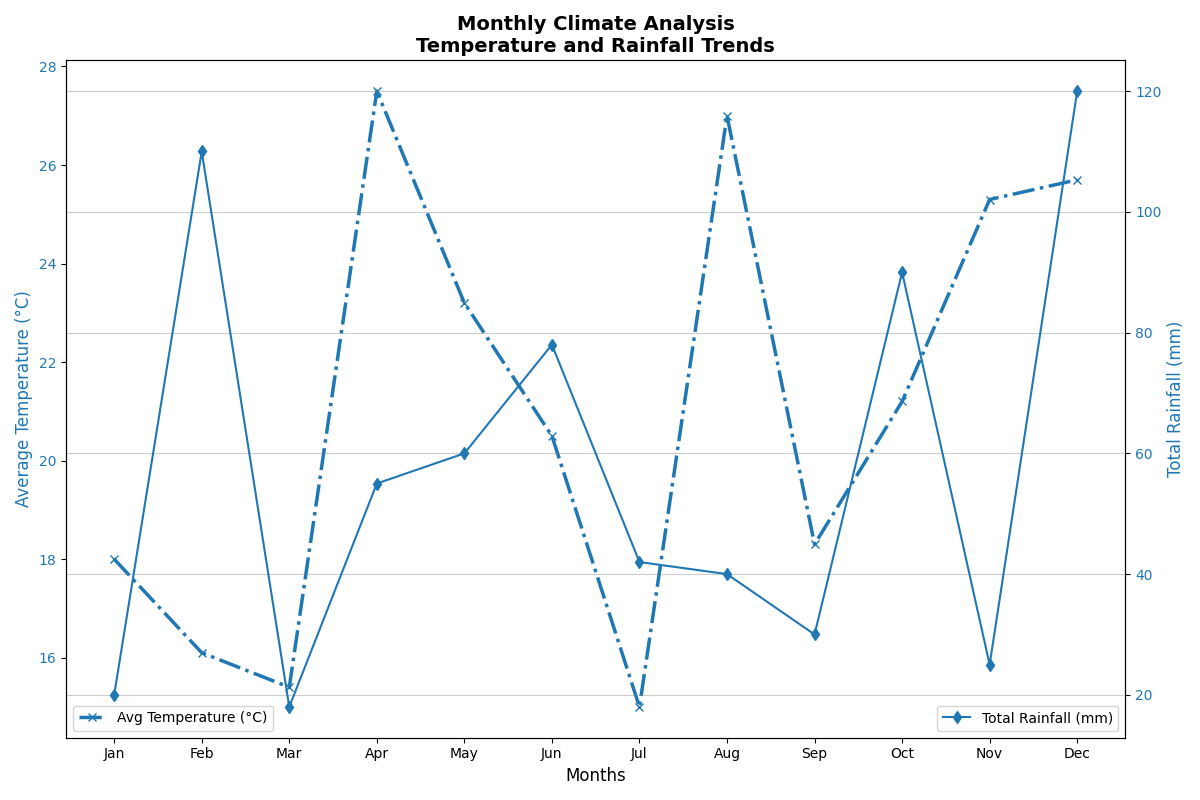

Source code (Python):
import matplotlib.pyplot as plt

months = ["Jan", "Feb", "Mar", "Apr", "May", "Jun", "Jul", "Aug", "Sep", "Oct", "Nov", "Dec"]
temperatures = [18.0, 16.1, 15.4, 27.5, 23.2, 20.5, 15.0, 27.0, 18.3, 21.2, 25.3, 25.7]
rainfall = [20, 110, 18, 55, 60, 78, 42, 40, 30, 90, 25, 120]

fig, ax1 = plt.subplots(figsize=(12, 8))

# Set a single color for both temperature and rainfall plot lines
consistent_color = 'tab:blue'

ax1.plot(months, temperatures, color=consistent_color, marker='x', linestyle='-.', linewidth=2.5, label='Avg Temperature (°C)')
ax1.set_xlabel('Months', fontsize=12)
ax1.set_ylabel('Average Temperature (°C)', fontsize=12, color=consistent_color)
ax1.tick_params(axis='y', labelcolor=consistent_color)

ax2 = ax1.twinx()

ax2.plot(months, rainfall, color=consistent_color, marker='d', linestyle='-', linewidth=1.5, label='Total Rainfall (mm)')
ax2.set_ylabel('Total Rainfall (mm)', fontsize=12, color=consistent_color)
ax2.tick_params(axis='y', labelcolor=consistent_color)
ax2.grid(axis='y', linestyle='-', color='gray', alpha=0.4)

plt.title("Monthly Climate Analysis\nTemperature and Rainfall Trends", fontsize=14, fontweight='bold')

ax1.legend(loc='lower left')
ax2.legend(loc='lower right')

plt.tight_layout()
plt.show()
